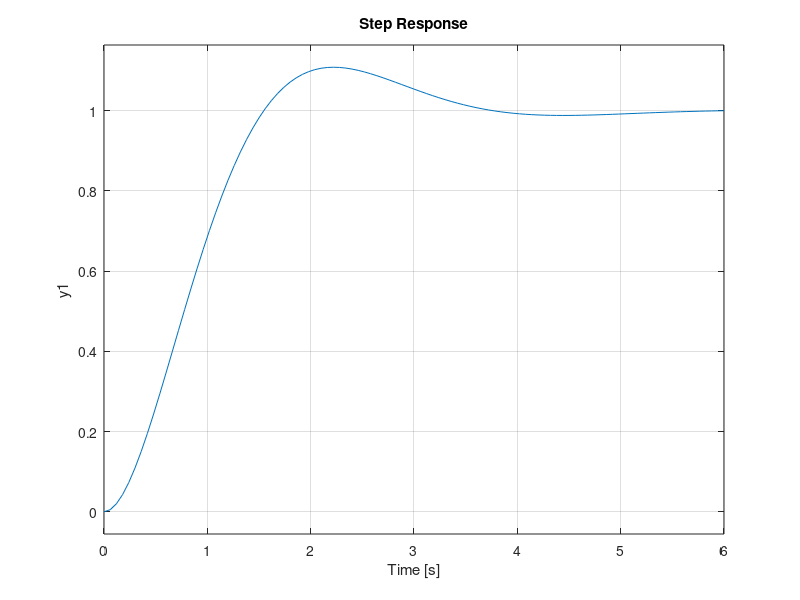
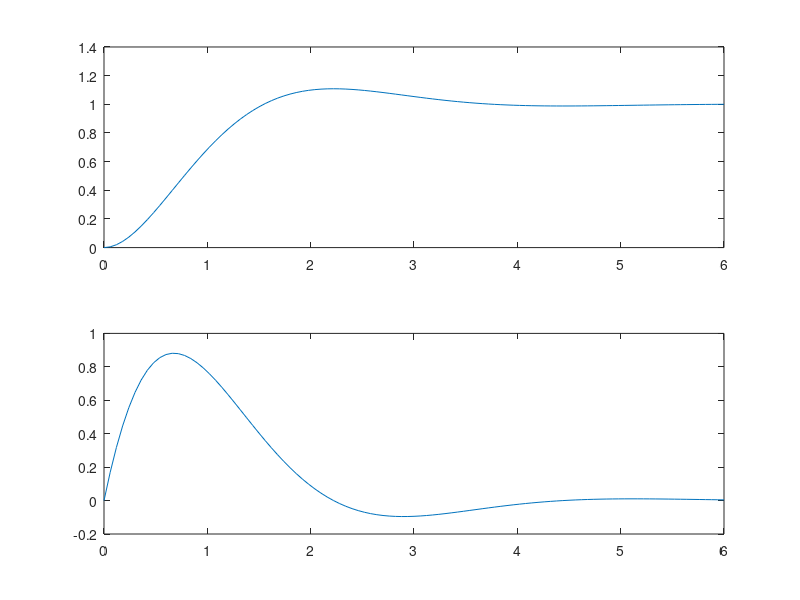

Source code (MATLAB) for these figures, in order: (Note: this script raises an error after producing the figures.)
%Universidad de Cuenca
%Taller 2 de control moderno
%Autor: Ivan Jara
clc;clear all;close all;

num=[3];
den=[1 2 3];
ts=0.1;
%Gs=tf(num,den); %tiempo continuo
Gz=tf(num,den,ts); %tiempo discreto

delay=2;
%%%%%%%%%%%%%%%%%%%%%%%%%%%%%%%%%%%%%%%%%%%%%%%%%%%%%%%%%%%%%%%%%%%%%%
%uno
Gs=tf(num,den);
figure
subplot(2,1,1)
impulse(Gs)
subplot(2,1,2)
step(Gs)
%%%%%%%%%%%%%%%%%%%%%%%%%%%%%%%%%%%%%%%%%%%%%%%%%%%%%%%%%%%%%%%%%%%
%dos

[y1,t1] = step(Gs);
figure();
subplot(2,1,1)
plot(t1,y1)

[y2,t2] = impulse(Gs);
subplot(2,1,2)
plot(t2,y2)

%%%%%%%%%%%%%%%%%%%%%%%%%%%%%%%%%%%%%%%%%%%%%%%%%%%%%%%%%%%%%%%%%%%
%tres
delay=2;
Gs=tf(num,den,'InputDelay',delay);
%%%%%%%%%%%%%%%%%%%%%%%%%%%%%%%%%%%%%%%%%%%%%%%%%%%%%%%%%%%%%%%%%%%
%Cuatro
[y3,t3] = step(Gs);
figure();
subplot(2,1,1)

plot(t3,y3)
title('Escalón');
[y4,t4] = impulse(Gs);
subplot(2,1,2)

plot(t4,y4)
title('Impulso');
%%%%%%%%%%%%%%%%%%%%%%%%%%%%%%%%%%%%%%%%%%%%%%%%%%%%%%%%%%%%%%%%%%%
%Cinco
%%%%%%%%%%%%%%%%%%%%%%%%%%%%%%%%%%%%%%%%%%%%%%%%%%%%%%%%%%%%%%%%%%%
%Cuatro
[y3,t3] = step(Gs);
figure();

% Subplot 1: Respuesta al escalón
subplot(2,1,1)
plot(t3,y3,'DisplayName', 'Respuesta')
title('Escalón');
xlabel('Tiempo (s)')
ylabel('Amplitud')
grid on

% Encontrar y graficar el punto máximo
[max_val_step, idx_step] = max(y3);
hold on
plot(t3(idx_step), max_val_step, 'ro', 'MarkerSize', 8, 'DisplayName', 'Máximo')
legend

% Subplot 2: Respuesta al impulso
[y4,t4] = impulse(Gs);
subplot(2,1,2)
plot(t4,y4,'DisplayName', 'Respuesta')
title('Impulso');
xlabel('Tiempo (s)')
ylabel('Amplitud')
grid on

% Encontrar y graficar el punto máximo
[max_val_impulse, idx_impulse] = max(y4);
hold on
plot(t4(idx_impulse), max_val_impulse, 'ro', 'MarkerSize', 8, 'DisplayName', 'Máximo')
legend
%%%%%%%%%%%%%%%%%%%%%%%%%%%%%%%%%%%%%%%%%%%%%%%%%%%%%%%%%%%%%%%%%%%
%respuesta senales arbitrarias
figure;
num=[3];
den=[1 2 3];
delay=2;
Gs=tf(num,den,'InputDelay',delay);

t=0:0.1:30;
t=t;
%t=linspace(0,30,300);

s1=zeros(1,100);
s2=5*ones(1,100);
s3=10*ones(1,101);

signal = [s1, s2, s3];%concateno
plot(t,signal);
grid minor;
figure

lsim(Gs,signal,t);
grid minor;

%%%%%%%%%%%%%%%%%%%%%%%%%%%%%%%%%%%%%%%%%%%%%%%%%%%%%%%%%%%%%%%%%%%
%respuesta senales arbitrarias complejo
figure;
num=[3];
den=[1 2 3];
delay=2;
Gs=tf(num,den,'InputDelay',delay);

t=0:0.1:40;
t=t;
%t=linspace(0,30,300);

s1=zeros(1,100);
s2=5*ones(1,100);
s3=linspace(15,25,100);
s4=25*ones(1,101);

signal = [s1, s2, s3, s4];%concateno
plot(t,signal,'DisplayName', 'Señal arbitraria');
grid minor;
figure

lsim(Gs,signal,t);
grid minor;

%%%%%%%%%%%%%%%%%%%%%%%%%%%%%%%%%%%%%%%%%%%%%%%%%%%%%%%%%%%%%%%%%%%
%actividad reto
figure;
num=[3];
den=[1 2 3];
delay=2;
Gs=tf(num,den,'InputDelay',delay);

t=0:0.1:40;
t=t;
%t=linspace(0,30,300);

s1=linspace(0,10,100);
s2=20*ones(1,100);
s3=linspace(20,10,100);
s4=zeros(1,101);

signal = [s1, s2, s3, s4];%concateno
plot(t,signal,'DisplayName', 'Señal arbitraria');
grid minor;
% Nombrar los ejes
xlabel('Tiempo (s)');   % Etiqueta para el eje X
ylabel('Amplitud');     % Etiqueta para el eje Y

% Agregar título y grid
title('Gráfica de señal arbitraria');
legend
figure

lsim(Gs,signal,t);
grid minor;